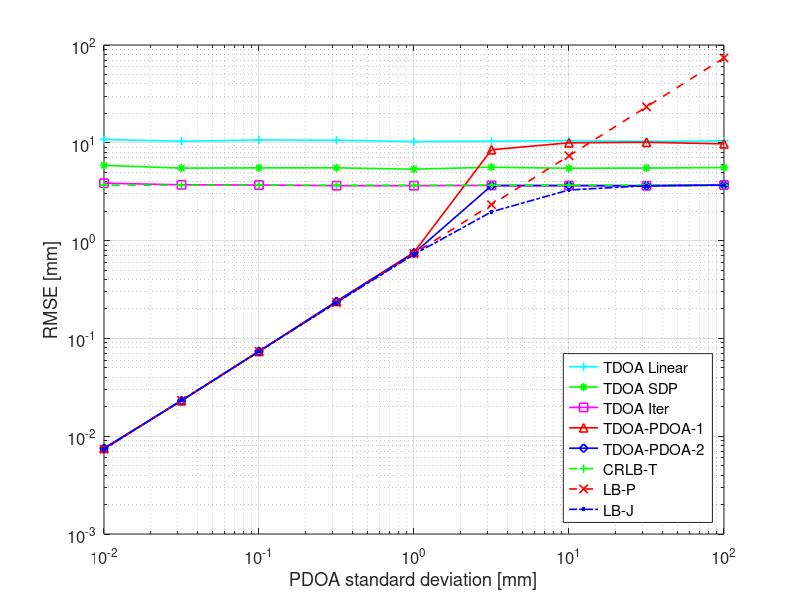

This chart was generated by the following MATLAB code:
close all;
clear all;
clc;

%% Initialize system parameters
v = 343;
rng(1); % For reproducibility
radius_all = 2.5;
bound = [-2.5 -2.5; 2.5 2.5];
target_all = [1 1];

lambda = v/21500;
N = 8;
errs = zeros(1,7);

%sigma_phase(sigma_phase_ind); %0.0161 20dB | 0.0125 10dB | 0.0396 0dB | 0.1265 -10dB | 0.4494 -20dB
% f = [20000 21000 22000 23000];
f = 21500;
radius = 2.5;
sensors = [-1 -1 0; -1 0 0;-1 1 0; 0 -1 0; 0 1 0; 1 -1 0; 1 0 0; 1 1 0]*radius;
sensors = sensors(:, 1:2);

range_std = 0.005;
phase_std_all = 10.^(-1:-.5:-5); 
error_cell = cell(1,length(phase_std_all));
%% main code
% tic
% scale_factor = 0.8;
% parfor pdoa_i = 1:length(phase_std_all)
%     swarmsize = 500;
%     phase_std = phase_std_all(pdoa_i); 
%     % searching margin
%     margin0 = [range_std*scale_factor range_std*scale_factor];
%     margin0 = max([margin0; 0.01 0.01]);
%     coe = (range_std / phase_std)^2;
%     for sim_i = 1:1000
% %         if(mod(sim_i,20)==0)
% %             clc;
% %             disp(['Range Error Index: ' num2str(swarm_i) ' | Sim:' num2str(sim_i)]);
% %         end
% %         for i = 1:2%
%         for i = 1:size(target_all,1)
%             target = target_all(i,:);
%             distance = vecnorm(sensors - target,2,2);
%             distance_noisy = distance + randn(size(distance))*range_std;
%             comb = combnk(1:N,2);
%             tdoa_all = distance(comb(:,1)) - distance(comb(:,2));
%             tdoa_obs = [0; tdoa_all(1:7)];
%             tdoa_all_noisy = distance_noisy(comb(:,1)) - distance_noisy(comb(:,2));
%             tdoa_obs_noisy = [0; tdoa_all_noisy(1:7)];
%             
%             distance_phase_noisy = distance + randn(size(distance))*phase_std;
%             tdoa_phase_noisy = distance_phase_noisy(comb(:,1)) - distance_phase_noisy(comb(:,2));
%             phase_all_noisy = wrapping(tdoa_phase_noisy./(v./f)*2*pi);
%                 
%             
%             % E1: tdoa-linear
%             [temp, r_tdoa] = alg_tdoa_2d(sensors, -tdoa_obs_noisy', bound);
%             err1 = norm(r_tdoa - target);
%             
%             % E2: tdoa-sdp
%             r0 = alg_sdp_2d(tdoa_all_noisy, sensors', v);
%             err2 = norm(r0' - target);
% 
%             % E3: tdoa-pso
%             fun = @(x)sum((vecnorm(sensors(comb(:,1),:) - x, 2, 2) - vecnorm(sensors(comb(:,2),:)-x,2,2) - tdoa_all_noisy).^2);  
%             lb = [-radius_all -radius_all];
%             ub = [radius_all radius_all];
%             nvars = 2;
%             options = optimoptions('particleswarm','SwarmSize',20,'HybridFcn',@fmincon);
%             options.Display = 'off';
%             [x,~] = particleswarm(fun,nvars,lb,ub,options);
%             err3 = norm(x - target);
%             r_tdoa = x;
%             
%             % E4: phase + tdoa, multiple frequency, small swarmsize
%             fun = @(x)coe*sum(sum((wrapping(( vecnorm(sensors(comb(:,1),:)-x,2,2)-vecnorm(sensors(comb(:,2),:)-x,2,2) )./(v./f)*2*pi - phase_all_noisy)*1/2/pi*v./f).^2))/length(f) + ...
%                 sum((vecnorm(sensors(comb(:,1),:) - x, 2, 2) - vecnorm(sensors(comb(:,2),:)-x,2,2) - tdoa_all_noisy).^2);  
%             fix_margin = margin0;
%             lb = max([-fix_margin + r_tdoa; bound(1,:)]);
%             ub = min([fix_margin + r_tdoa; bound(2,:)]);
%             nvars = 2;
%             options = optimoptions('particleswarm','SwarmSize',swarmsize,'HybridFcn',@fmincon);
%             options.Display = 'off';
%             [x,~] = particleswarm(fun,nvars,lb,ub,options);
%             r_tp = x; 
%             err4 = norm(r_tp - target);
% 
%             % E5: pdoa only
%             fun = @(x)sum(sum((wrapping(( vecnorm(sensors(comb(:,1),:)-x,2,2)-vecnorm(sensors(comb(:,2),:)-x,2,2) )./(v./f)*2*pi - phase_all_noisy)*1/2/pi*v./f).^2))/length(f);  
%             fix_margin = margin0;
%             lb = max([-fix_margin + r_tdoa; bound(1,:)]);
%             ub = min([fix_margin + r_tdoa; bound(2,:)]);
%             nvars = 2;
%             options = optimoptions('particleswarm','SwarmSize',swarmsize,'HybridFcn',@fmincon);
%             options.Display = 'off';
%             [x,~] = particleswarm(fun,nvars,lb,ub,options);
%             r_tp = x; 
%             err5 = norm(r_tp - target);
%             
%            
%             error_cell{pdoa_i}(sim_i,1:5) = [err1 err2 err3 err4 err5];
%         end
%     end
%     
% 
% end
% 
% toc

%% last run result

load crlb_fig3.mat

% print -dpng -r600 sim-3.png

%% rmse [mm]
p = zeros(length(error_cell),5);
for i = 1:length(p)
    temp = error_cell{i};
    if(isempty(temp))
        p(i,:) = 0;
    else
        p(i,:) = sqrt(mean(temp.^2))*1000;
    end
%     p(i) = sqrt(mean(error_cell{i}.^2));
end
% figure;plot(p(1:20,:))
% sigma = 20:20:400;
ind = 1:length(error_cell);
sigma = phase_std_all*1000;
figure; loglog(sigma, (p(ind, 1)),'-c+', 'LineWidth',1.2);
hold on; loglog(sigma, (p(ind,2)),'-g*', 'LineWidth',1.2);
hold on; loglog(sigma, (p(ind,3)),'-ms', 'LineWidth',1.2);
hold on; loglog(sigma, (p(ind,5)),'-r^', 'LineWidth',1.2);
hold on; loglog(sigma, (p(ind,4)),'-bd', 'LineWidth',1.2);
% hold on; semilogy(phase_std_all_mm, (p(:,7)),'-r^', 'LineWidth',1.2);
% hold on; semilogy(phase_std_all_mm, (p(:,6)),'-bo', 'LineWidth',1.2);

xlabel('PDOA standard deviation [mm]')
ylabel('RMSE [mm]')
legend({'TDOA Linear', 'TDOA SDP', 'TDOA PSO', 'TDOA-PDOA-1 [s=100]', 'TDOA-PDOA-2 [s=100]'},'Location','southwest')
% legend({'TDOA Linear', 'TDOA SDP', 'TDOA-PDOA-1 [s=100]', 'TDOA-PDOA-2 [s=100]', 'TDOA-PDOA-1 [s=400]', 'TDOA-PDOA-2 [s=400]'},'Location','southeast')

grid on;
set(gca,'FontSize',12)
% axis([0 10 10^0 121])
% axis([0 phase_std_all_mm(end) 10^-.1 121])

% print -dpng -r600 sim-3.png

%%
L = 8;
v = 343;
Evec = ones(L,1);
x = target_all(1);
y = target_all(2);


pairs0 = nchoosek([1:L],2);
pairs = pairs0(1:(L-1),:);  % non-redundant set
g = zeros(2, length(pairs));
for i = 1:length(pairs)
    a = pairs(i,1);
    b = pairs(i,2);
    g1 = ([x y]-sensors(a,:))/norm([x y] - sensors(a,:));
    g2 = ([x y]-sensors(b,:))/norm([x y] - sensors(b,:));
    g(:,i) = g2' - g1';
end
G = g;

crlb_t = zeros(1,length(phase_std_all));
crlb_p = zeros(1,length(phase_std_all));
crlb_h = zeros(1,length(phase_std_all));

for i = 1:length(phase_std_all)
    % tdoa
    varD = range_std^2; 
    Ct = varD*(ones(length(G))+eye(length(G)));
    GCG = G*Ct^-1*G';
    F = GCG;
    temp = inv(F);
    crlb_t(i) = trace(temp);
    
    % pdoa
    phase_std = phase_std_all(i);
    varD = phase_std^2;
    Cp = varD*(ones(length(G))+eye(length(G)));
    GCG = G*Cp^-1*G';
    F = GCG;
    temp = inv(F);
    crlb_p(i) = trace(temp);

    % hybrid
    GCG = [G G]*[Ct zeros(size(Ct)); zeros(size(Cp)) Cp]^-1*[G G]';
    F = GCG;
    crlb_h(i) = trace(inv(F));

end

% end
% range_std
% sigma = phase_std_all;
hold on;semilogy(sigma, sqrt(crlb_t*1000^2),'--+g','MarkerSize',6,'LineWidth',1.2);
hold on;semilogy(sigma, sqrt(crlb_p*1000^2),'--xr','MarkerSize',6,'LineWidth',1.2);
hold on;semilogy(sigma, sqrt(crlb_h*1000^2),'-..b','MarkerSize',10,'LineWidth',1.2);

legend({'TDOA Linear', 'TDOA SDP', 'TDOA Iter', 'TDOA-PDOA-1', 'TDOA-PDOA-2', 'CRLB-T'...
   'LB-P','LB-J' },'Location','southeast')

% print -dpng -r600 crlb-3.png
